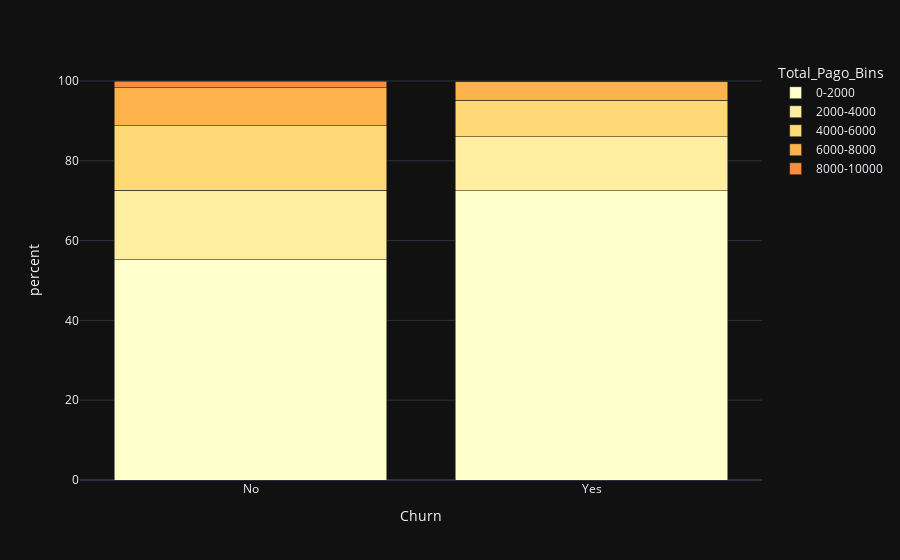

Here is the notebook cell this chart was saved with:
### Markdown cell above
<llm-snippet-file>G:/projs/ebac_mod15/Profissao Cientista de Dados M15 Pratique.ipynb</llm-snippet-file>

### Code cell
# Criando faixas de 2000 para a coluna Total_Pago
bins = list(range(0, int(df['Total_Pago'].max()) + 2000, 2000))
labels = [f'{i}-{i + 2000}' for i in bins[:-1]]
df['Total_Pago_Bins'] = pd.cut(df['Total_Pago'], bins=bins, labels=labels)

df_grouped = df.groupby(['Churn', 'Total_Pago_Bins'], observed=False).size().reset_index(name='count')
total_por_churn = df_grouped.groupby('Churn')['count'].transform('sum')
df_grouped['percent'] = (df_grouped['count'] / total_por_churn) * 100

# Plotando com escala de cores sequencial (estilo heatmap)
fig = px.bar(df_grouped, x='Churn', y='percent', color='Total_Pago_Bins', barmode='stack',
             category_orders={"Total_Pago_Bins": labels},
             color_discrete_sequence=px.colors.sequential.YlOrRd)
fig.show()

### Figure 1 — Plotly figure (JSON) as saved in the notebook; plotly's stock layout.template omitted (floating-point values rounded to 4 significant figures)
{"data": [{"hovertemplate": "Total_Pago_Bins=0-2000<br>Churn=%{x}<br>percent=%{y}<extra></extra>", "legendgroup": "0-2000", "marker": {"color": "rgb(255,255,204)", "pattern": {"shape": ""}}, "name": "0-2000", "orientation": "v", "showlegend": true, "textposition": "auto", "x": ["No", "Yes"], "xaxis": "x", "y": [55.19, 72.49], "yaxis": "y", "type": "bar"}, {"hovertemplate": "Total_Pago_Bins=2000-4000<br>Churn=%{x}<br>percent=%{y}<extra></extra>", "legendgroup": "2000-4000", "marker": {"color": "rgb(255,237,160)", "pattern": {"shape": ""}}, "name": "2000-4000", "orientation": "v", "showlegend": true, "textposition": "auto", "x": ["No", "Yes"], "xaxis": "x", "y": [17.38, 13.6], "yaxis": "y", "type": "bar"}, {"hovertemplate": "Total_Pago_Bins=4000-6000<br>Churn=%{x}<br>percent=%{y}<extra></extra>", "legendgroup": "4000-6000", "marker": {"color": "rgb(254,217,118)", "pattern": {"shape": ""}}, "name": "4000-6000", "orientation": "v", "showlegend": true, "textposition": "auto", "x": ["No", "Yes"], "xaxis": "x", "y": [16.19, 9.119], "yaxis": "y", "type": "bar"}, {"hovertemplate": "Total_Pago_Bins=6000-8000<br>Churn=%{x}<br>percent=%{y}<extra></extra>", "legendgroup": "6000-8000", "marker": {"color": "rgb(254,178,76)", "pattern": {"shape": ""}}, "name": "6000-8000", "orientation": "v", "showlegend": true, "textposition": "auto", "x": ["No", "Yes"], "xaxis": "x", "y": [9.614, 4.637], "yaxis": "y", "type": "bar"}, {"hovertemplate": "Total_Pago_Bins=8000-10000<br>Churn=%{x}<br>percent=%{y}<extra></extra>", "legendgroup": "8000-10000", "marker": {"color": "rgb(253,141,60)", "pattern": {"shape": ""}}, "name": "8000-10000", "orientation": "v", "showlegend": true, "textposition": "auto", "x": ["No", "Yes"], "xaxis": "x", "y": [1.63, 0.1546], "yaxis": "y", "type": "bar"}], "layout": {"xaxis": {"anchor": "y", "domain": [0.0, 1.0], "title": {"text": "Churn"}}, "yaxis": {"anchor": "x", "domain": [0.0, 1.0], "title": {"text": "percent"}}, "legend": {"title": {"text": "Total_Pago_Bins"}, "tracegroupgap": 0}, "margin": {"t": 60}, "barmode": "stack"}}
